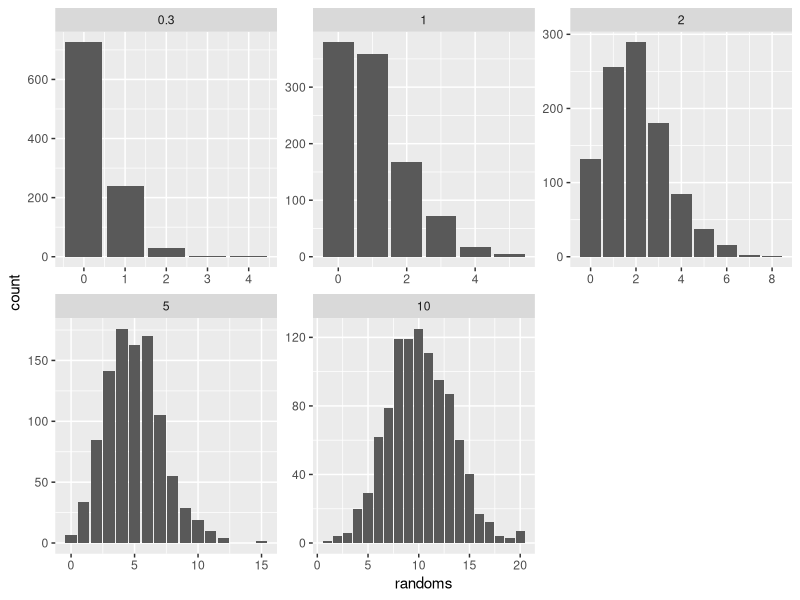
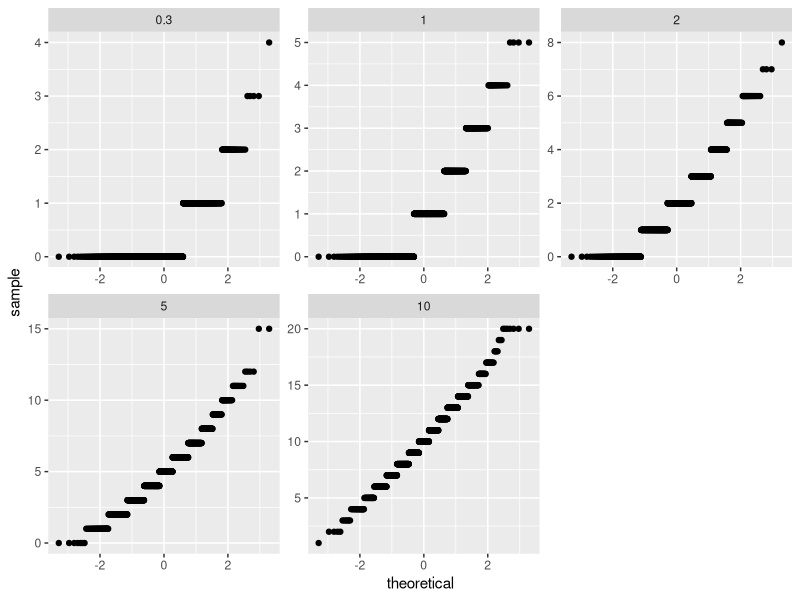
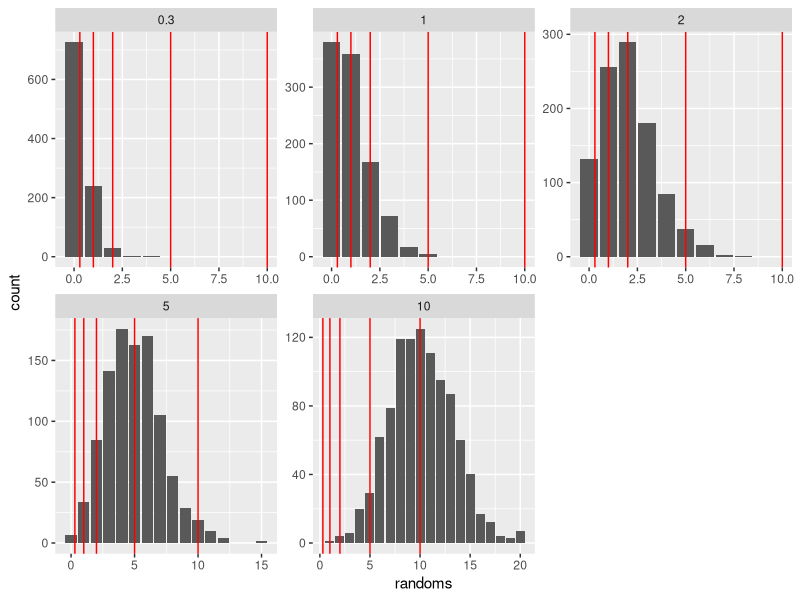

These figures' R source, in order: (Note: this script raises an error after producing the figures.)
## ---- chunk 1
library(tidyverse)
set.seed(457299)
## ---- chunk 2
d=tibble(lambda=c(0.3,1,2,5,10))
d
## ---- chunk 3
random_poisson=function(lambda,n) {
  rpois(n,lambda)
}
## ---- chunk 4
d = d %>% mutate(randoms=map(lambda,random_poisson,1000))
## ---- chunk 5
d
## ---- chunk 6
d %>% unnest(randoms)
## ---- chunk 7
d %>% unnest(randoms) %>% 
  ggplot(aes(x=randoms))+
  geom_bar()+
  facet_wrap(~lambda,scales="free")
## ---- chunk 8
d %>% unnest(randoms) %>% 
  ggplot(aes(sample=randoms))+
  stat_qq()+
  facet_wrap(~lambda,scales="free")
## ---- chunk 9
d %>% unnest(randoms) %>% 
  ggplot(aes(x=randoms))+
  geom_bar()+
  geom_vline(xintercept=d$lambda,colour="red")+
  facet_wrap(~lambda,scales="free")
## ---- chunk 10
bar_mean=function(x,lambda) {
  d=tibble(x=x,lambda=lambda)
  ggplot(d,aes(x=x))+
    geom_bar()+
    geom_vline(xintercept=lambda,colour="red")
}
## ---- chunk 11
d = d %>% mutate(g=map2(randoms,lambda,bar_mean))
d
## ---- chunk 12
d %>% unnest(g)
## ---- chunk 13
d %>% pull(g)
## ---- chunk 14
bar_mean_title=function(x,lambda) {
  d=tibble(x=x,lambda=lambda)
  ggplot(d,aes(x=x))+
    geom_bar()+
    geom_vline(xintercept=lambda,colour="red")+
    ggtitle(str_c("Lambda is ",lambda))
}
## ---- chunk 15
d %>% mutate(g=map2(randoms,lambda,bar_mean_title)) %>% pull(g)
